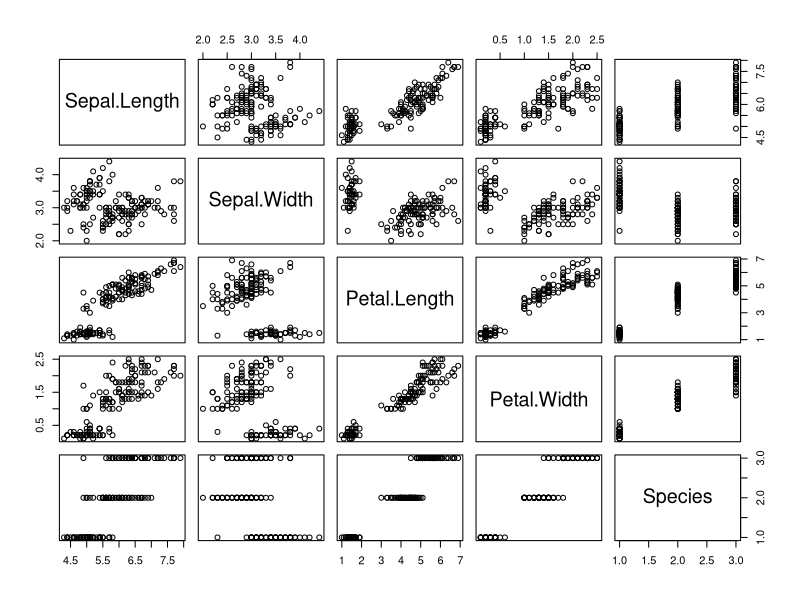
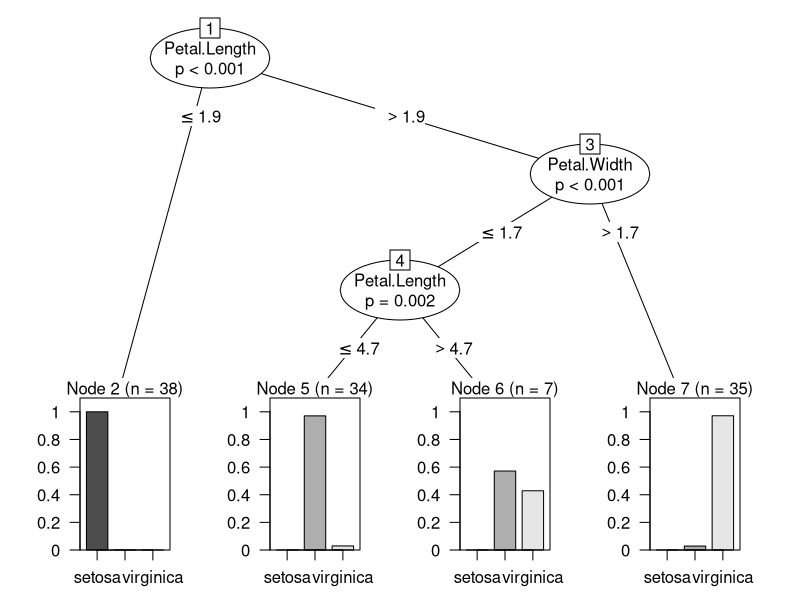

Write the R code that produced these figures, in order.
library(party)
library(caret)
library(gmodels)
data()
data("iris")
View(iris)
summary(iris)
colnames(iris)
pairs(iris)
str(iris)
attach(iris)

#splitting of data into test and train
splt <- createDataPartition(iris$Species,p=0.75,list = F)
trn <- iris[splt,]
tst <- iris[-splt,]

#building model using party package (based on problem statement)
ctreemodel <- ctree(Species~.,data = trn)
summary(ctreemodel)
plot(ctreemodel)
predctree <- predict(ctreemodel,tst)
table(predctree,tst$Species)
mean(predctree==tst$Species)                                #acc =94.4%
CrossTable(predctree,tst$Species)

#model using bagging method
ac <- c()
for(i in 1:100){
  print(i)
  spltb <- createDataPartition(Species,p=0.75,list = F)
  trainb <- iris[spltb,]
  testb <- iris[-spltb,]
  
  modelb <- ctree(Species~.,data = trainb)
  predb <- predict(modelb,testb)
  
  ac <-c(ac,mean(predb==testb$Species))
}
ac
summary(ac)
